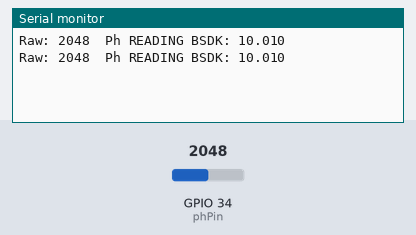
Recording of a sketch running on a simulated ESP32. Parts: the last lines printed to the serial monitor. Inputs (shaded band) come from the test bench; at power-on: GPIO 34 (phPin) = 2048.

Above: at 1.8 s.
1.9 s: GPIO 34 (phPin) set to 2866
At 2.5 s:
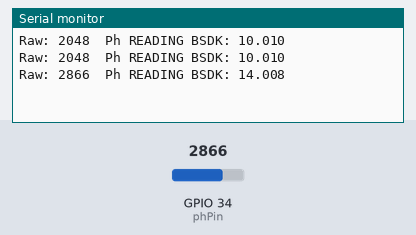
3.4 s: GPIO 34 (phPin) set to 3603
At 4.8 s:
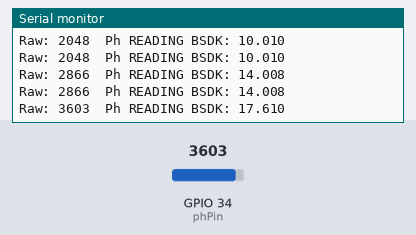
Timing chart, 0 to 6.4 s (numbered marks = the images above; inputs shaded):
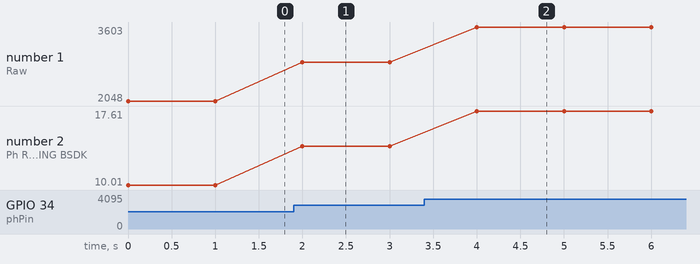

The sketch:

ph.ino
```cpp
const int phPin = 34;

void setup() {
  Serial.begin(115200);
}

void loop() {
  int raw = analogRead(phPin);

  float voltage = raw * (5.0 / 1023.0);

  Serial.print("Raw: ");
  Serial.print(raw);
  Serial.print("  Ph READING BSDK: ");
  Serial.println(voltage, 3);

  delay(1000);
}
```

Measured:
- after the input at 1.9 s, the serial monitor: prints a new line after 0.10 s (image 1)
- after the input at 3.4 s, the serial monitor: prints a new line after 0.60 s (image 2)
- plotted number 1: 2048 → 2866 after the input at 1.9 s, 2866 → 3603 after the input at 3.4 s
- plotted number 2: 10.01 → 14.01 after the input at 1.9 s, 14.01 → 17.61 after the input at 3.4 s
